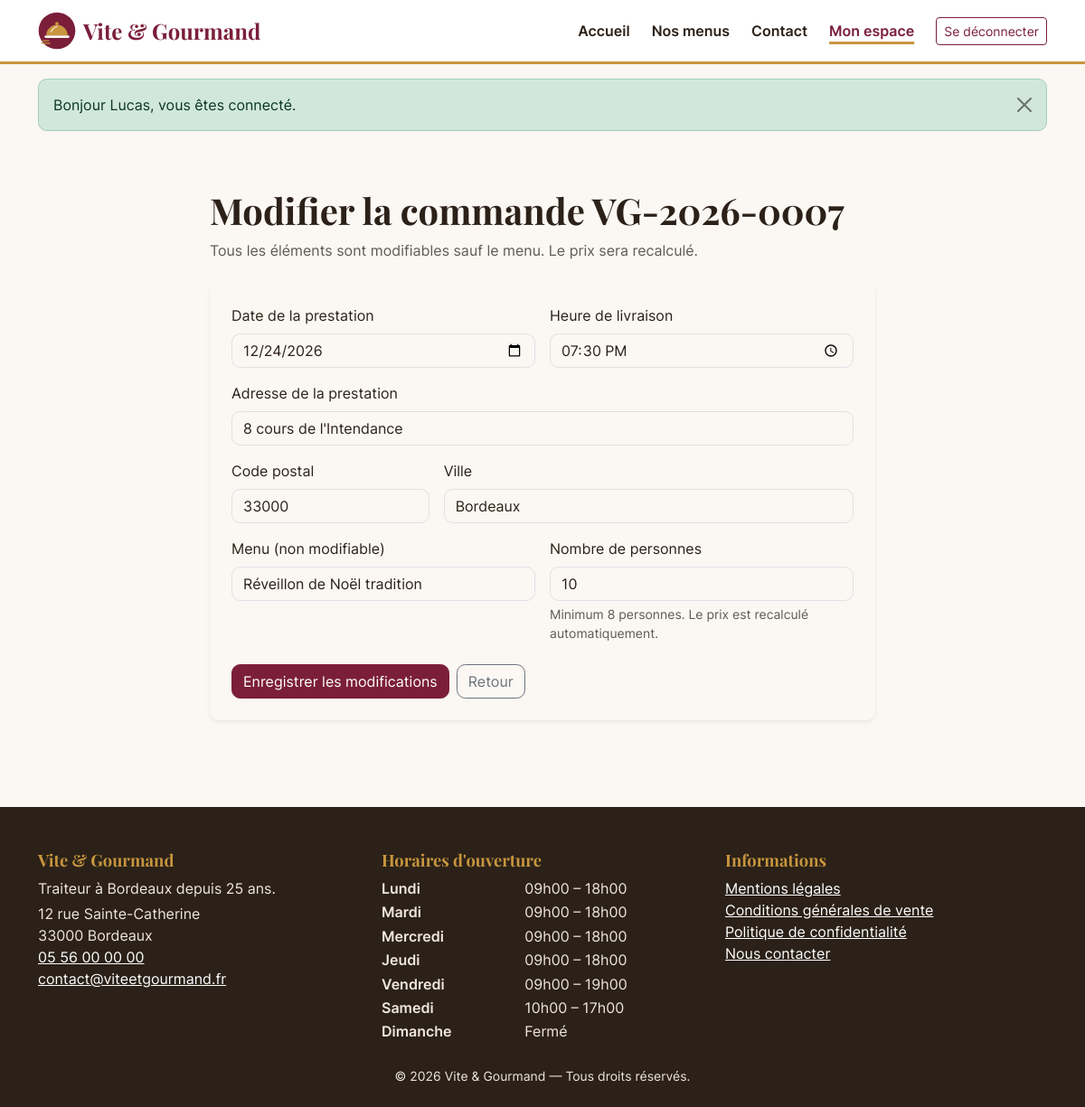
Screenshot of /mon-compte/commandes/7/modifier (signed in) with the database file from the repository.
### tables this page shows
CREATE TABLE commande (
    commande_id             INT UNSIGNED  NOT NULL AUTO_INCREMENT,
    numero_commande         VARCHAR(20)   NOT NULL,
    utilisateur_id          INT UNSIGNED  NOT NULL,
    menu_id                 INT UNSIGNED  NOT NULL,
    date_commande           DATETIME      NOT NULL DEFAULT CURRENT_TIMESTAMP,
    date_prestation         DATE          NOT NULL,
    heure_livraison         TIME          NOT NULL,
    adresse_prestation      VARCHAR(255)  NOT NULL,
    code_postal_prestation  VARCHAR(10)   NOT NULL,
    ville_prestation        VARCHAR(100)  NOT NULL,
    distance_km             DECIMAL(6,1)  NOT NULL DEFAULT 0,
    nombre_personne         INT UNSIGNED  NOT NULL,
    prix_menu               DECIMAL(10,2) NOT NULL,
    remise                  DECIMAL(10,2) NOT NULL DEFAULT 0,
    prix_livraison          DECIMAL(10,2) NOT NULL DEFAULT 0,
    prix_total              DECIMAL(10,2) NOT NULL,
    statut                  ENUM('en_attente','accepte','en_preparation','en_livraison','livre',
                                 'attente_retour_materiel','terminee','annulee')
                            NOT NULL DEFAULT 'en_attente',
    pret_materiel           TINYINT(1)    NOT NULL DEFAULT 0,
    restitution_materiel    TINYINT(1)    NOT NULL DEFAULT 0,
    motif_annulation        VARCHAR(500)  NULL,
    mode_contact_annulation ENUM('telephone','email') NULL,
    updated_at              DATETIME      NULL ON UPDATE CURRENT_TIMESTAMP,
    PRIMARY KEY (commande_id),
    UNIQUE KEY uq_commande_numero (numero_commande),
    KEY idx_commande_utilisateur (utilisateur_id),
    KEY idx_commande_menu (menu_id),
    KEY idx_commande_statut (statut),
    CONSTRAINT fk_commande_utilisateur FOREIGN KEY (utilisateur_id) REFERENCES utilisateur (utilisateur_id),
    CONSTRAINT fk_commande_menu        FOREIGN KEY (menu_id)        REFERENCES menu (menu_id),
    CONSTRAINT chk_commande_personnes  CHECK (nombre_personne >= 1)
);

CREATE TABLE menu (
    menu_id                 INT UNSIGNED  NOT NULL AUTO_INCREMENT,
    titre                   VARCHAR(120)  NOT NULL,
    description             TEXT          NOT NULL,
    nombre_personne_minimum INT UNSIGNED  NOT NULL,
    prix_par_personne       DECIMAL(8,2)  NOT NULL,
    conditions              TEXT          NULL,
    delai_commande_jours    INT UNSIGNED  NOT NULL DEFAULT 3,
    quantite_restante       INT UNSIGNED  NOT NULL DEFAULT 0,
    theme_id                INT UNSIGNED  NOT NULL,
    regime_id               INT UNSIGNED  NOT NULL,
    actif                   TINYINT(1)    NOT NULL DEFAULT 1,
    created_at              DATETIME      NOT NULL DEFAULT CURRENT_TIMESTAMP,
    updated_at              DATETIME      NULL ON UPDATE CURRENT_TIMESTAMP,
    PRIMARY KEY (menu_id),
    KEY idx_menu_theme (theme_id),
    KEY idx_menu_regime (regime_id),
    CONSTRAINT fk_menu_theme  FOREIGN KEY (theme_id)  REFERENCES theme (theme_id),
    CONSTRAINT fk_menu_regime FOREIGN KEY (regime_id) REFERENCES regime (regime_id),
    CONSTRAINT chk_menu_min   CHECK (nombre_personne_minimum >= 1),
    CONSTRAINT chk_menu_prix  CHECK (prix_par_personne >= 0)
);

CREATE TABLE horaire (
    horaire_id      INT UNSIGNED NOT NULL AUTO_INCREMENT,
    jour            ENUM('Lundi','Mardi','Mercredi','Jeudi','Vendredi','Samedi','Dimanche') NOT NULL,
    heure_ouverture TIME NULL,
    heure_fermeture TIME NULL,
    ferme           TINYINT(1) NOT NULL DEFAULT 0,
    PRIMARY KEY (horaire_id),
    UNIQUE KEY uq_horaire_jour (jour)
);

### src/Core/View.php (called while the page is built, shortened)
<?php
final class View
{
    public static function render(string $template, array $data = [], ?string $layout = 'layouts/main'): string
    {
        $content = self::capture($template, $data);
        return self::capture($layout, array_merge($data, ['content' => $content]));
    }
    public static function capture(string $template, array $data = []): string
    {
        $file = BASE_PATH . '/views/' . $template . '.php';
        extract($data, EXTR_SKIP);
        require $file;
        return (string) ob_get_clean();
    }
}

### src/Controllers/AccountController.php (called while the page is built, shortened)
<?php
final class AccountController
{
    public function editForm(int $id): void
    {
        $commande = $this->ownedOrder($id);
        view('account/order-edit', ['title' => 'Modifier ma commande', 'commande' => $commande]);
    }
    private function ownedOrder(int $id): array
    {
        return CommandeRepository::findForUser($id, (int) Auth::id()) ?? abort(404, 'Commande introuvable.');
    }
}

### public/index.php (called while the page is built, shortened)
<?php
$router = new Router();
$router->dispatch($_SERVER['REQUEST_METHOD'] ?? 'GET', $_SERVER['REQUEST_URI'] ?? '/');

### src/Core/Database.php (called while the page is built, shortened)
<?php
final class Database
{
    private static ?PDO $pdo = null;
    public static function pdo(): PDO
    {
        if (self::$pdo === null) {
            $dsn = sprintf(
                'mysql:host=%s;port=%s;dbname=%s;charset=utf8mb4',
                Env::get('DB_HOST', '127.0.0.1'),
                Env::get('DB_PORT', '3306'),
                Env::get('DB_NAME', 'vite_gourmand')
            );
            $options = [
                PDO::ATTR_ERRMODE            => PDO::ERRMODE_EXCEPTION,
                PDO::ATTR_DEFAULT_FETCH_MODE => PDO::FETCH_ASSOC,
                PDO::ATTR_EMULATE_PREPARES   => false,
            ];
            self::$pdo = new PDO($dsn, Env::get('DB_USER', 'root'), Env::get('DB_PASSWORD', ''), $options);
            self::$pdo->exec("SET time_zone = '" . (new \DateTime())->format('P') . "'");
        }
        return self::$pdo;
    }
    public static function run(string $sql, array $params = []): \PDOStatement
    {
        $stmt = self::pdo()->prepare($sql);
        $stmt->execute($params);
        return $stmt;
    }
    public static function fetch(string $sql, array $params = []): ?array
    {
        $row = self::run($sql, $params)->fetch();
        return $row === false ? null : $row;
    }
    public static function fetchAll(string $sql, array $params = []): array
    {
        return self::run($sql, $params)->fetchAll();
    }
}

### src/Repositories/CommandeRepository.php (called while the page is built, shortened)
<?php
final class CommandeRepository
{
    public static function findForUser(int $id, int $userId): ?array
    {
        return Database::fetch(
            self::SELECT . ' WHERE c.commande_id = :id AND c.utilisateur_id = :user',
            ['id' => $id, 'user' => $userId]
        );
    }
}

### src/Core/Session.php (called while the page is built, shortened)
<?php
final class Session
{
    public static function pullOld(): array
    {
        $old = $_SESSION['_old'] ?? [];
        return $old;
    }
    public static function pullErrors(): array
    {
        $errors = $_SESSION['_errors'] ?? [];
        return $errors;
    }
}

### src/Repositories/HoraireRepository.php (called while the page is built, shortened)
<?php
final class HoraireRepository
{
    private static ?array $cache = null;
    public static function all(): array
    {
        if (self::$cache === null) {
            try {
                self::$cache = Database::fetchAll(
                    "SELECT * FROM horaire
                     ORDER BY FIELD(jour, 'Lundi','Mardi','Mercredi','Jeudi','Vendredi','Samedi','Dimanche')"
                );
            } catch (\Throwable $e) {
                log_error('Horaires indisponibles : ' . $e->getMessage());
                self::$cache = [];
            }
        }
        return self::$cache;
    }
}

### views/partials/order-fields.php (the view, shortened to what this page needs)
<?php
$val = static fn (string $k): string => old($k, (string) ($commande[$k] ?? ''));
?>
<div class="row g-3">
    <div class="col-md-6">
        <label for="date_prestation" class="form-label">Date de la prestation</label>
        <input type="date" id="date_prestation" name="date_prestation" class="form-control<?= invalid('date_prestation') ?>" value="<?= e($val('date_prestation')) ?>" required>
    </div>
    <div class="col-md-6">
        <label for="heure_livraison" class="form-label">Heure de livraison</label>
        <input type="time" id="heure_livraison" name="heure_livraison" class="form-control<?= invalid('heure_livraison') ?>" min="08:00" max="22:00" value="<?= e(substr($val('heure_livraison'), 0, 5)) ?>" required>
    </div>
    <div class="col-12">
        <label for="adresse_prestation" class="form-label">Adresse de la prestation</label>
        <input type="text" id="adresse_prestation" name="adresse_prestation" class="form-control<?= invalid('adresse_prestation') ?>" value="<?= e($val('adresse_prestation')) ?>" required maxlength="255">
    </div>
    <div class="col-md-4">
        <label for="code_postal_prestation" class="form-label">Code postal</label>
        <input type="text" id="code_postal_prestation" name="code_postal_prestation" class="form-control<?= invalid('code_postal_prestation') ?>" value="<?= e($val('code_postal_prestation')) ?>" required inputmode="numeric" maxlength="5" pattern="\d{5}">
    </div>
    <div class="col-md-8">
        <label for="ville_prestation" class="form-label">Ville</label>
        <input type="text" id="ville_prestation" name="ville_prestation" class="form-control<?= invalid('ville_prestation') ?>" value="<?= e($val('ville_prestation')) ?>" required maxlength="100">
    </div>
    <div class="col-md-6">
        <label for="menu_affiche" class="form-label">Menu (non modifiable)</label>
        <input type="text" id="menu_affiche" class="form-control" value="<?= e($commande['menu_titre']) ?>" readonly>
    </div>
    <div class="col-md-6">
        <label for="nombre_personne" class="form-label">Nombre de personnes</label>
        <input type="number" id="nombre_personne" name="nombre_personne" class="form-control<?= invalid('nombre_personne') ?>" min="<?= (int) $commande['nombre_personne_minimum'] ?>" max="1000" value="<?= e($val('nombre_personne')) ?>" required aria-describedby="nb-help">
        <p id="nb-help" class="form-text mb-0">Minimum <?= (int) $commande['nombre_personne_minimum'] ?> personnes. Le prix est recalculé automatiquement.</p>
    </div>
</div>

### src/Core/Router.php (shortened to what this page needs)
<?php
final class Router
{
    private array $routes = [];
    private function add(string $method, string $path, array $handler, array $middlewares): void
    {
        $this->routes[] = compact('method', 'pattern', 'handler', 'middlewares');
    }
    public function dispatch(string $method, string $uri): void
    {
        $path = rawurldecode(parse_url($uri, PHP_URL_PATH) ?? '/');
        $path = rtrim($path, '/') ?: '/';
        foreach ($this->routes as $route) {
            if (!preg_match($route['pattern'], $path, $matches)) {
                continue;
            }
            $params = array_map('intval', array_filter($matches, 'is_string', ARRAY_FILTER_USE_KEY));
            [$class, $action] = $route['handler'];
            (new $class())->$action(...$params);
            return;
        }
    }
}

### views/account/order-edit.php (shortened to what this page needs)
<div class="container py-5">
    <div class="row justify-content-center">
        <div class="col-lg-8">
            <h1 class="mb-2">Modifier la commande <?= e($commande['numero_commande']) ?></h1>
            <p class="text-muted mb-4">Tous les éléments sont modifiables sauf le menu. Le prix sera recalculé.</p>
            <form method="post" action="/mon-compte/commandes/<?= (int) $commande['commande_id'] ?>/modifier" novalidate class="card p-4 border-0 shadow-sm">
                <?php require BASE_PATH . '/views/partials/order-fields.php'; ?>
                <div class="d-flex gap-2 mt-4">
                    <button type="submit" class="btn btn-primary">Enregistrer les modifications</button>
                    <a href="/mon-compte/commandes/<?= (int) $commande['commande_id'] ?>" class="btn btn-outline-secondary">Retour</a>
                </div>
            </form>
        </div>
    </div>
</div>

### views/partials/footer.php (shortened to what this page needs)
<?php
$horaires = HoraireRepository::all();
?>
<footer class="site-footer mt-5 pt-5 pb-4">
    <div class="container">
        <div class="row g-4">
            <div class="col-md-4">
                <h2>Vite &amp; Gourmand</h2>
                <p class="mb-1">Traiteur à Bordeaux depuis 25 ans.</p>
                <address class="mb-0">
                    12 rue Sainte-Catherine<br>33000 Bordeaux<br>
                    <a href="tel:+33556000000">05 56 00 00 00</a><br>
                    <a href="mailto:contact@viteetgourmand.fr">contact@viteetgourmand.fr</a>
                </address>
            </div>
            <div class="col-md-4">
                <h2>Horaires d'ouverture</h2>
                <dl class="horaires row mb-0">
                    <?php foreach ($horaires as $h): ?>
                        <dt class="col-5"><?= e($h['jour']) ?></dt>
                        <dd class="col-7">
                            <?= (int) $h['ferme'] === 1
                                ? 'Fermé'
                                : e(time_fr($h['heure_ouverture'])) . ' – ' . e(time_fr($h['heure_fermeture'])) ?>
                        </dd>
                    <?php endforeach; ?>
                </dl>
            </div>
            <div class="col-md-4">
                <h2>Informations</h2>
                <ul class="list-unstyled">
                    <li><a href="/mentions-legales">Mentions légales</a></li>
                    <li><a href="/cgv">Conditions générales de vente</a></li>
                    <li><a href="/confidentialite">Politique de confidentialité</a></li>
                    <li><a href="/contact">Nous contacter</a></li>
                </ul>
            </div>
        </div>
        <p class="text-center small mt-4 mb-0">&copy; <?= date('Y') ?> Vite &amp; Gourmand — Tous droits réservés.</p>
    </div>
</footer>

### public/assets/css/app.css (style rules this page uses)
:root { --vg-bordeaux: #7B1E3A; --vg-bordeaux-dark: #5C1229; --vg-or: #C8963E; --vg-or-texte: #7A5617; --vg-creme: #FBF7F2; --vg-sable: #F1E6DA; --vg-encre: #2B2118; --vg-gris: #5F5A55; --vg-vert: #3E6B48; --bs-primary: var(--vg-bordeaux); --bs-primary-rgb: 123, 30, 58; --bs-link-color: var(--vg-bordeaux); --bs-link-color-rgb: 123, 30, 58; --bs-link-hover-color: var(--vg-bordeaux-dark); --bs-link-hover-color-rgb: 92, 18, 41; --bs-body-bg: var(--vg-creme); --bs-body-color: var(--vg-encre); --bs-body-font-family: "Inter", system-ui, -apple-system, "Segoe UI", Roboto, sans-serif; --bs-secondary-color: var(--vg-gris); --bs-border-radius: .6rem; --bs-focus-ring-color: rgba(123, 30, 58, .35); }
body { display: flex; flex-direction: column; min-height: 100vh; }
h1, h2, h3, .h1, .h2, .h3, .display-5, .display-6, .navbar-brand { font-family: "Playfair Display", Georgia, serif; font-weight: 700; }
.text-muted, .text-body-secondary { color: var(--vg-gris) !important; }
.btn-primary { --bs-btn-bg: var(--vg-bordeaux); --bs-btn-border-color: var(--vg-bordeaux); --bs-btn-hover-bg: var(--vg-bordeaux-dark); --bs-btn-hover-border-color: var(--vg-bordeaux-dark); --bs-btn-active-bg: var(--vg-bordeaux-dark); --bs-btn-active-border-color: var(--vg-bordeaux-dark); --bs-btn-disabled-bg: #9a6a78; --bs-btn-disabled-border-color: #9a6a78; }
.site-footer { background: var(--vg-encre); color: #EFE7DE; }
.site-footer a { color: #fff; }
.site-footer h2 { font-size: 1.15rem; color: var(--vg-or); }
.site-footer .horaires dt { font-weight: 600; }
.site-footer .horaires dd { margin-bottom: .15rem; }

### rows the page displays
commande: numero_commande "VG-2026-0007", date_prestation "12/24/2026", heure_livraison "19:30", adresse_prestation "8 cours de l'Intendance", code_postal_prestation "33000", ville_prestation "Bordeaux", menu.titre "Réveillon de Noël tradition", nombre_personne "10", menu.nombre_personne_minimum "8"
horaire: jour "Lundi", heure_ouverture "09h00", heure_fermeture "18h00"
horaire: jour "Mardi", heure_ouverture "09h00", heure_fermeture "18h00"
horaire: jour "Mercredi", heure_ouverture "09h00", heure_fermeture "18h00"
horaire: jour "Jeudi", heure_ouverture "09h00", heure_fermeture "18h00"
horaire: jour "Vendredi", heure_ouverture "09h00", heure_fermeture "19h00"
horaire: jour "Samedi", heure_ouverture "10h00", heure_fermeture "17h00"
horaire: jour "Dimanche", ferme "Fermé"

### other values shown
$flash['message'] "Bonjour Lucas, vous êtes connecté."
